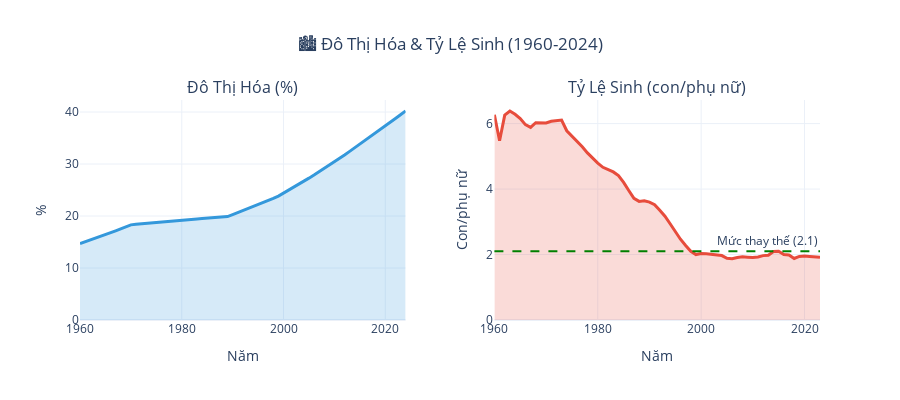

The code cell stored with this chart in its notebook:
### Markdown cell above
## 🏙️ Phần 3: Đô Thị Hóa & Tỷ Lệ Sinh

### Code cell
# Urbanization and Fertility trends
fig = make_subplots(
    rows=1, cols=2,
    subplot_titles=('Đô Thị Hóa (%)', 'Tỷ Lệ Sinh (con/phụ nữ)'),
    horizontal_spacing=0.12
)

# Urbanization
urban_data = pop.dropna(subset=['UrbanizationPct'])
fig.add_trace(
    go.Scatter(
        x=urban_data['Year'],
        y=urban_data['UrbanizationPct'],
        mode='lines',
        name='Đô thị hóa',
        line=dict(color='#3498db', width=3),
        fill='tozeroy',
        fillcolor='rgba(52, 152, 219, 0.2)'
    ),
    row=1, col=1
)

# Fertility Rate
fert_data = pop.dropna(subset=['FertilityRate'])
fig.add_trace(
    go.Scatter(
        x=fert_data['Year'],
        y=fert_data['FertilityRate'],
        mode='lines',
        name='Tỷ lệ sinh',
        line=dict(color='#e74c3c', width=3),
        fill='tozeroy',
        fillcolor='rgba(231, 76, 60, 0.2)'
    ),
    row=1, col=2
)

# Add replacement level line (2.1)
fig.add_hline(
    y=2.1,
    line_dash="dash",
    line_color="green",
    annotation_text="Mức thay thế (2.1)",
    row=1, col=2
)

fig.update_xaxes(title_text="Năm", row=1, col=1)
fig.update_xaxes(title_text="Năm", row=1, col=2)
fig.update_yaxes(title_text="%", row=1, col=1)
fig.update_yaxes(title_text="Con/phụ nữ", row=1, col=2)

fig.update_layout(
    title={
        'text': '🏙️ Đô Thị Hóa & Tỷ Lệ Sinh (1960-2024)',
        'x': 0.5,
        'xanchor': 'center'
    },
    height=400,
    template='plotly_white',
    showlegend=False
)

fig.show()

print("\n📊 Xu hướng đô thị hóa:\n")
print(f"  1960: {urban_data.iloc[0]['UrbanizationPct']:.1f}%")
print(f"  2023: {urban_data.iloc[-2]['UrbanizationPct']:.1f}%")
print(f"  Tăng: {urban_data.iloc[-2]['UrbanizationPct'] - urban_data.iloc[0]['UrbanizationPct']:.1f} điểm")

print("\n📊 Tỷ lệ sinh:\n")
print(f"  1960: {fert_data.iloc[0]['FertilityRate']:.2f} con/phụ nữ")
print(f"  2023: {fert_data.iloc[-2]['FertilityRate']:.2f} con/phụ nữ")
print(f"\n  ⚠️ Dưới mức thay thế từ năm: {fert_data[fert_data['FertilityRate'] < 2.1].iloc[0]['Year']:.0f}")

### Figure 1 — Plotly figure (JSON) as saved in the notebook; plotly's stock layout.template omitted (floating-point values rounded to 4 significant figures)
{"data": [{"fill": "tozeroy", "fillcolor": "rgba(52, 152, 219, 0.2)", "line": {"color": "#3498db", "width": 3}, "mode": "lines", "name": "Đô thị hóa", "type": "scatter", "x": [1960, 1961, 1962, 1963, 1964, 1965, 1966, 1967, 1968, 1969, 1970, 1971, 1972, 1973, 1974, 1975, 1976, 1977, 1978, 1979, 1980, 1981, 1982, 1983, 1984, 1985, 1986, 1987, 1988, 1989, 1990, 1991, 1992, 1993, 1994, 1995, 1996, 1997, 1998, 1999, 2000, 2001, 2002, 2003, 2004, 2005, 2006, 2007, 2008, 2009, 2010, 2011, 2012, 2013, 2014, 2015, 2016, 2017, 2018, 2019, 2020, 2021, 2022, 2023, 2024], "xaxis": "x", "y": [14.7, 15.03, 15.37, 15.71, 16.06, 16.42, 16.78, 17.15, 17.53, 17.91, 18.3, 18.4, 18.49, 18.59, 18.68, 18.78, 18.88, 18.98, 19.08, 19.18, 19.25, 19.31, 19.37, 19.43, 19.5, 19.56, 19.62, 19.69, 19.75, 19.89, 20.26, 20.63, 21.01, 21.39, 21.77, 22.17, 22.56, 22.96, 23.37, 23.82, 24.37, 24.94, 25.51, 26.09, 26.68, 27.28, 27.89, 28.5, 29.13, 29.76, 30.42, 31.08, 31.75, 32.43, 33.12, 33.81, 34.51, 35.21, 35.92, 36.63, 37.34, 38.05, 38.77, 39.48, 40.2], "yaxis": "y"}, {"fill": "tozeroy", "fillcolor": "rgba(231, 76, 60, 0.2)", "line": {"color": "#e74c3c", "width": 3}, "mode": "lines", "name": "Tỷ lệ sinh", "type": "scatter", "x": [1960, 1961, 1962, 1963, 1964, 1965, 1966, 1967, 1968, 1969, 1970, 1971, 1972, 1973, 1974, 1975, 1976, 1977, 1978, 1979, 1980, 1981, 1982, 1983, 1984, 1985, 1986, 1987, 1988, 1989, 1990, 1991, 1992, 1993, 1994, 1995, 1996, 1997, 1998, 1999, 2000, 2001, 2002, 2003, 2004, 2005, 2006, 2007, 2008, 2009, 2010, 2011, 2012, 2013, 2014, 2015, 2016, 2017, 2018, 2019, 2020, 2021, 2022, 2023], "xaxis": "x2", "y": [6.273, 5.476, 6.257, 6.385, 6.285, 6.156, 5.968, 5.883, 6.029, 6.013, 6.019, 6.069, 6.1, 6.108, 5.781, 5.621, 5.461, 5.291, 5.104, 4.94, 4.795, 4.665, 4.593, 4.524, 4.412, 4.206, 3.955, 3.717, 3.623, 3.641, 3.602, 3.524, 3.353, 3.172, 2.941, 2.7, 2.468, 2.274, 2.098, 1.999, 2.028, 2.023, 2.006, 1.999, 1.968, 1.887, 1.873, 1.911, 1.933, 1.92, 1.906, 1.927, 1.967, 1.98, 2.09, 2.1, 2.0, 1.985, 1.88, 1.943, 1.957, 1.942, 1.927, 1.913], "yaxis": "y2"}], "layout": {"annotations": [{"font": {"size": 16}, "showarrow": false, "text": "Đô Thị Hóa (%)", "x": 0.22, "xanchor": "center", "xref": "paper", "y": 1, "yanchor": "bottom", "yref": "paper"}, {"font": {"size": 16}, "showarrow": false, "text": "Tỷ Lệ Sinh (con/phụ nữ)", "x": 0.78, "xanchor": "center", "xref": "paper", "y": 1, "yanchor": "bottom", "yref": "paper"}, {"showarrow": false, "text": "Mức thay thế (2.1)", "x": 1, "xanchor": "right", "xref": "x2 domain", "y": 2.1, "yanchor": "bottom", "yref": "y2"}], "height": 400, "shapes": [{"line": {"color": "green", "dash": "dash"}, "type": "line", "x0": 0, "x1": 1, "xref": "x2 domain", "y0": 2.1, "y1": 2.1, "yref": "y2"}], "showlegend": false, "title": {"text": "🏙️ Đô Thị Hóa & Tỷ Lệ Sinh (1960-2024)", "x": 0.5, "xanchor": "center"}, "xaxis": {"anchor": "y", "domain": [0, 0.44], "title": {"text": "Năm"}}, "xaxis2": {"anchor": "y2", "domain": [0.56, 1], "title": {"text": "Năm"}}, "yaxis": {"anchor": "x", "domain": [0, 1], "title": {"text": "%"}}, "yaxis2": {"anchor": "x2", "domain": [0, 1], "title": {"text": "Con/phụ nữ"}}}}
